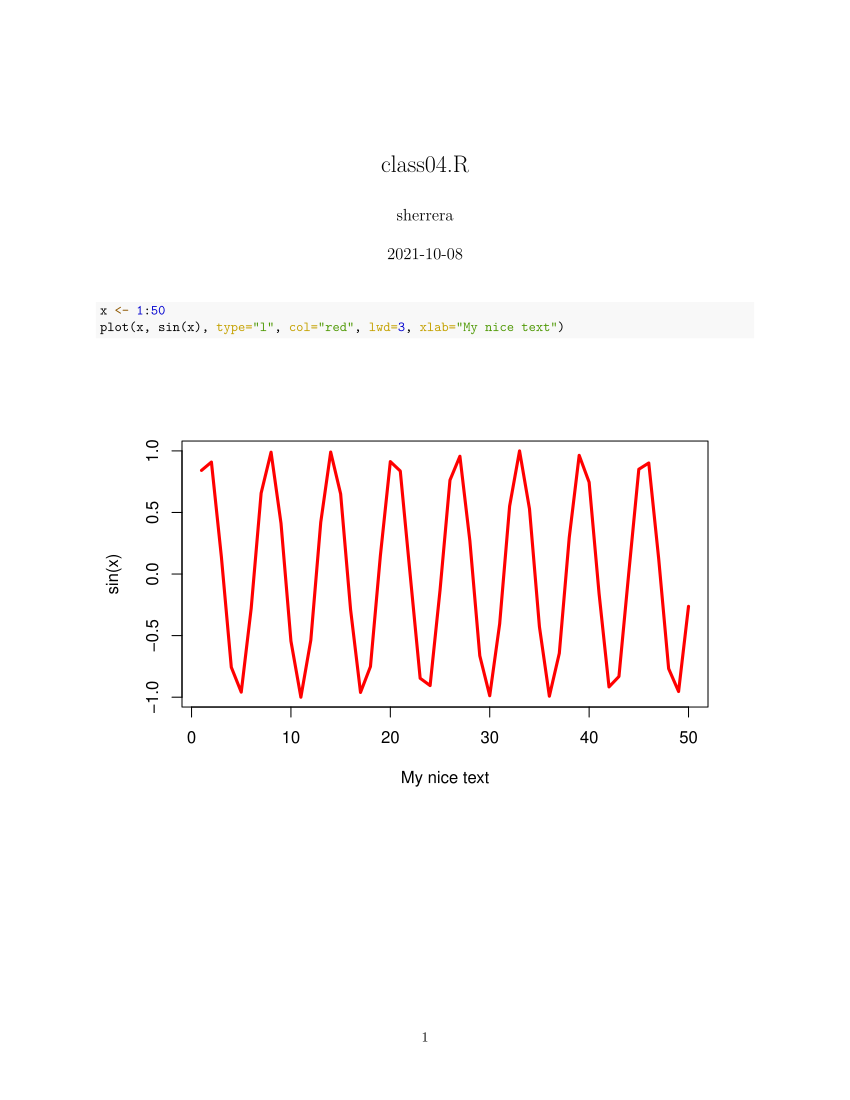

R code for this plot:
x <- 1:50
plot(x, sin(x), type="l", col="red", lwd=3, xlab="My nice text")
